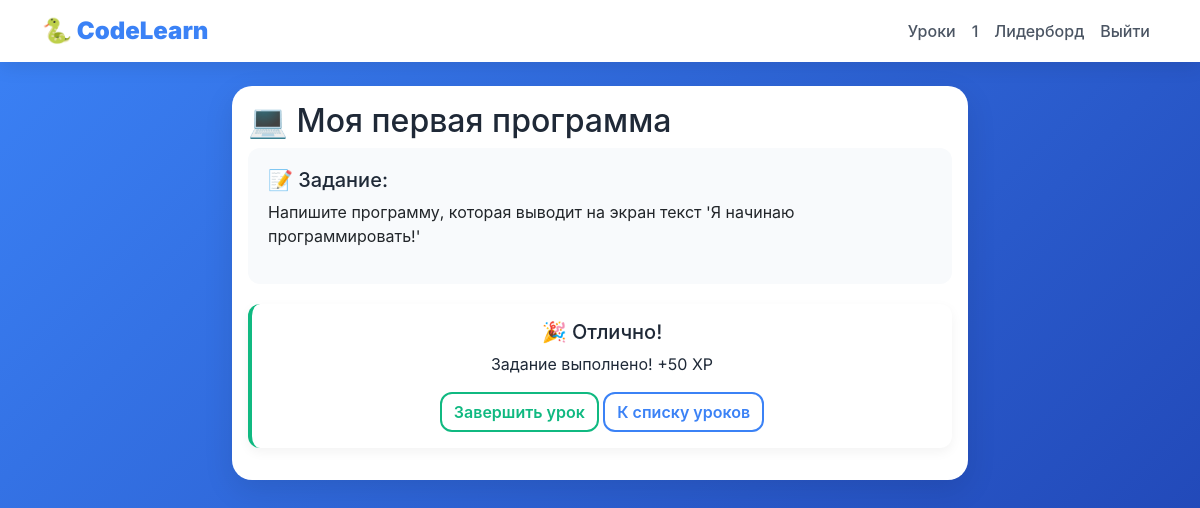
/task/1 (signed in), run on an earlier commit of the app's database.
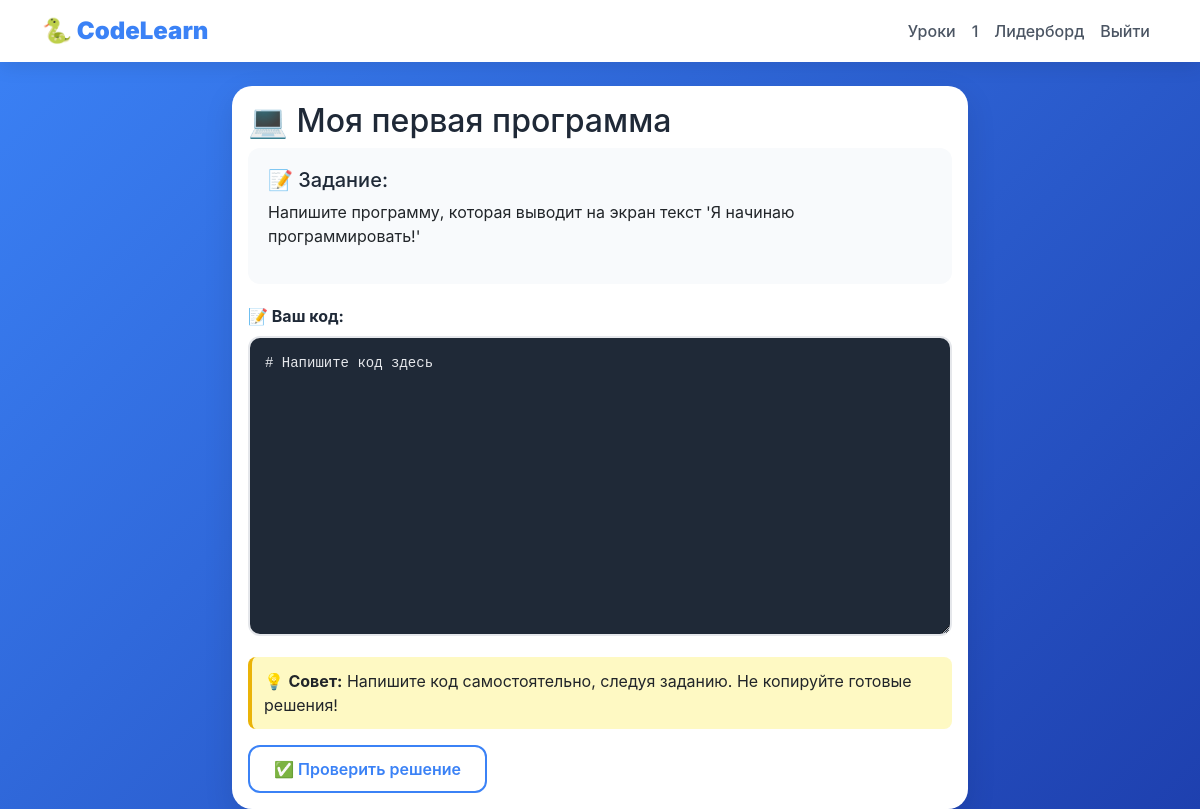
And on a later commit of the database.
### data/task.py (models this page shows)
class Task(SqlAlchemyBase, SerializerMixin):
    __tablename__ = 'tasks'
    id = sqlalchemy.Column(sqlalchemy.Integer, primary_key=True, autoincrement=True)
    lesson_id = sqlalchemy.Column(sqlalchemy.Integer, sqlalchemy.ForeignKey('lessons.id'))
    title = sqlalchemy.Column(sqlalchemy.String, nullable=False)
    description = sqlalchemy.Column(sqlalchemy.Text)
    initial_code = sqlalchemy.Column(sqlalchemy.Text, default='')
    test_code = sqlalchemy.Column(sqlalchemy.Text)
    language = sqlalchemy.Column(sqlalchemy.String, default='python')
    lesson = orm.relationship('Lesson')
    solutions = orm.relationship('TaskSolution', back_populates='task')

### main.py (the view, shortened to what this page needs)
@app.route('/task/<int:task_id>', methods=['GET', 'POST'])
@login_required
def task(task_id):
    db_sess = get_db()
    task_obj = db_sess.get(Task, task_id)
    if not task_obj:
        abort(404)
    solved_record = db_sess.query(TaskSolution).filter(TaskSolution.task_id == task_id, TaskSolution.user_id == current_user.id).first()
    solved = solved_record is not None and solved_record.solved
    return render_template("task.html", task=task_obj, solved=solved)

### data/db_session.py (called while the page is built)
def create_session() -> Session:
    global __factory
    return __factory()

### main.py (called while the page is built)
@app.teardown_appcontext
def shutdown_session(exception=None):
    db_sess = getattr(g, '_db_session', None)
    if db_sess:
        db_sess.close()

def get_db():
    if not hasattr(g, '_db_session'):
        g._db_session = db_session.create_session()
    return g._db_session

@login_manager.user_loader
def load_user(user_id):
    db_sess = get_db()
    return db_sess.get(User, user_id)

### templates/task.html (shortened to what this page needs)
{% extends "base.html" %}
{% block content %}
<div class="row">
    <div class="col-lg-8 mx-auto">
        <div class="card">
            <div class="card-body">
                <h2 class="card-title">💻 {{ task.title }}</h2>
                <div class="task-description">
                    <h5>📝 Задание:</h5>
                    {% set lines = task.description.split('\n') %}
                    {% for line in lines %}
                        <p>{{ line }}</p>
                    {% endfor %}
                </div>
                {% if solved %}
                    <div class="alert alert-success text-center">
                        <h5>🎉 Отлично!</h5>
                        <p>Задание выполнено! +50 XP</p>
                        <div class="mt-3">
                            <a href="/lesson/{{ task.lesson_id }}/complete" class="btn btn-success">Завершить урок</a>
                            <a href="/lessons" class="btn btn-outline-primary">К списку уроков</a>
                        </div>
                    </div>
                {% else %}
                    <form method="POST">
                        <label class="form-label fw-bold">📝 Ваш код:</label>
                        <textarea name="code" class="code-editor" rows="12" placeholder='# Напишите свой код здесь
# Например:
# print("Привет, мир!")'>{{ task.initial_code }}</textarea>
                        <div class="hint">
                            💡 <strong>Совет:</strong> Напишите код самостоятельно, следуя заданию. Не копируйте готовые решения!
                        </div>
                        <button type="submit" class="btn btn-primary mt-3">✅ Проверить решение</button>
                    </form>
                {% endif %}
            </div>
        </div>
    </div>
</div>
{% endblock %}

What changed in the data, as far as the page shows it:
changed Task "Напишите программу, которая выводит на экран текст 'Я начинаю программировать!'": code (not shown) → "# Напишите код здесь"
Also different on the page:
text no longer shown: "🎉 Отлично! Задание выполнено! +50 XP Завершить урок К списку уроков"
text now shown: "📝 Ваш код: 💡 Совет: Напишите код самостоятельно, следуя заданию. Не копируйте готовые решения! ✅ Проверить решение"
